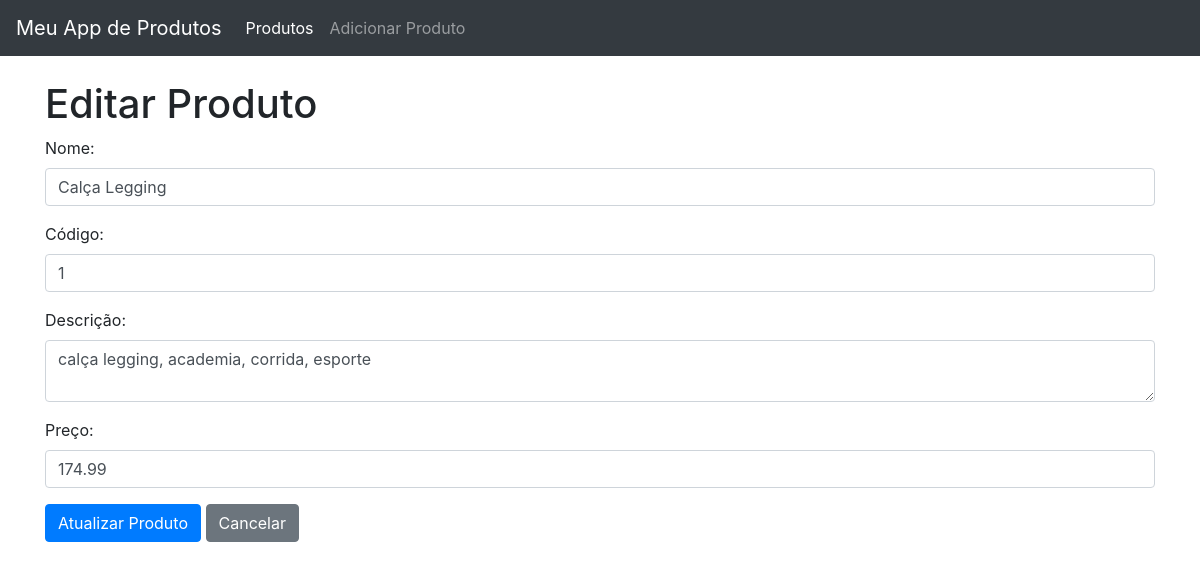
The page /editar/1 on the database its author committed.
### tables this page shows
CREATE TABLE produtos (
        id INTEGER PRIMARY KEY AUTOINCREMENT,
        nome TEXT NOT NULL,
        codigo TEXT UNIQUE NOT NULL,
        descricao TEXT,
        preco REAL NOT NULL
    );

### app.py (the view)
@app.route('/editar/<int:id_produto>', methods=['GET'])
def editar_produto(id_produto):
    produto = obter_produto_db(id_produto)
    if produto:
        return render_template('editar_produto.html', produto=produto)
    else:
        flash(
            'Produto não encontrado.', 'error'
        )
        return redirect(url_for('listar_produtos'))

### db_utils.py (called while the page is built)
def obter_produto_db(id_produto):
    with sqlite3.connect(DB_NAME) as conexao:
        cursor = conexao.cursor()
        try:
            cursor.execute(
                "SELECT id, nome, codigo, descricao, preco "
                "FROM produtos WHERE id = ?", (id_produto,))
            produto = cursor.fetchone()
            return produto
        except sqlite3.Error as e:
            print(f"Erro ao obter produto: {e}")
            return None

### templates/editar_produto.html (shortened to what this page needs)
{% extends 'base.html' %}
{% block content %}
    <h1>Editar Produto</h1>
    <form method="POST" action="{{ url_for('atualizar_produto', id_produto=produto[0]) }}">
        <div class="form-group">
            <label for="nome">Nome:</label>
            <input type="text" class="form-control" id="nome" name="nome" value="{{ produto[1] }}" required>
        </div>
        <div class="form-group">
            <label for="codigo">Código:</label>
            <input type="text" class="form-control" id="codigo" name="codigo" value="{{ produto[2] }}" required>
        </div>
        <div class="form-group">
            <label for="descricao">Descrição:</label>
            <textarea class="form-control" id="descricao" name="descricao">{{ produto[3] }}</textarea>
        </div>
        <div class="form-group">
            <label for="preco">Preço:</label>
            <input type="number" step="0.01" class="form-control" id="preco" name="preco" value="{{ produto[4] }}" required>
        </div>
        <button type="submit" class="btn btn-primary">Atualizar Produto</button>
        <a href="{{ url_for('listar_produtos') }}" class="btn btn-secondary">Cancelar</a>
    </form>
{% endblock %}

### static/style.css (style rules this page uses)
body { padding-top: 56px; }

### rows shown on the page
produtos: nome "Calça Legging", codigo "1", descricao "calça legging, academia, corrida, esporte", preco "174.99"
